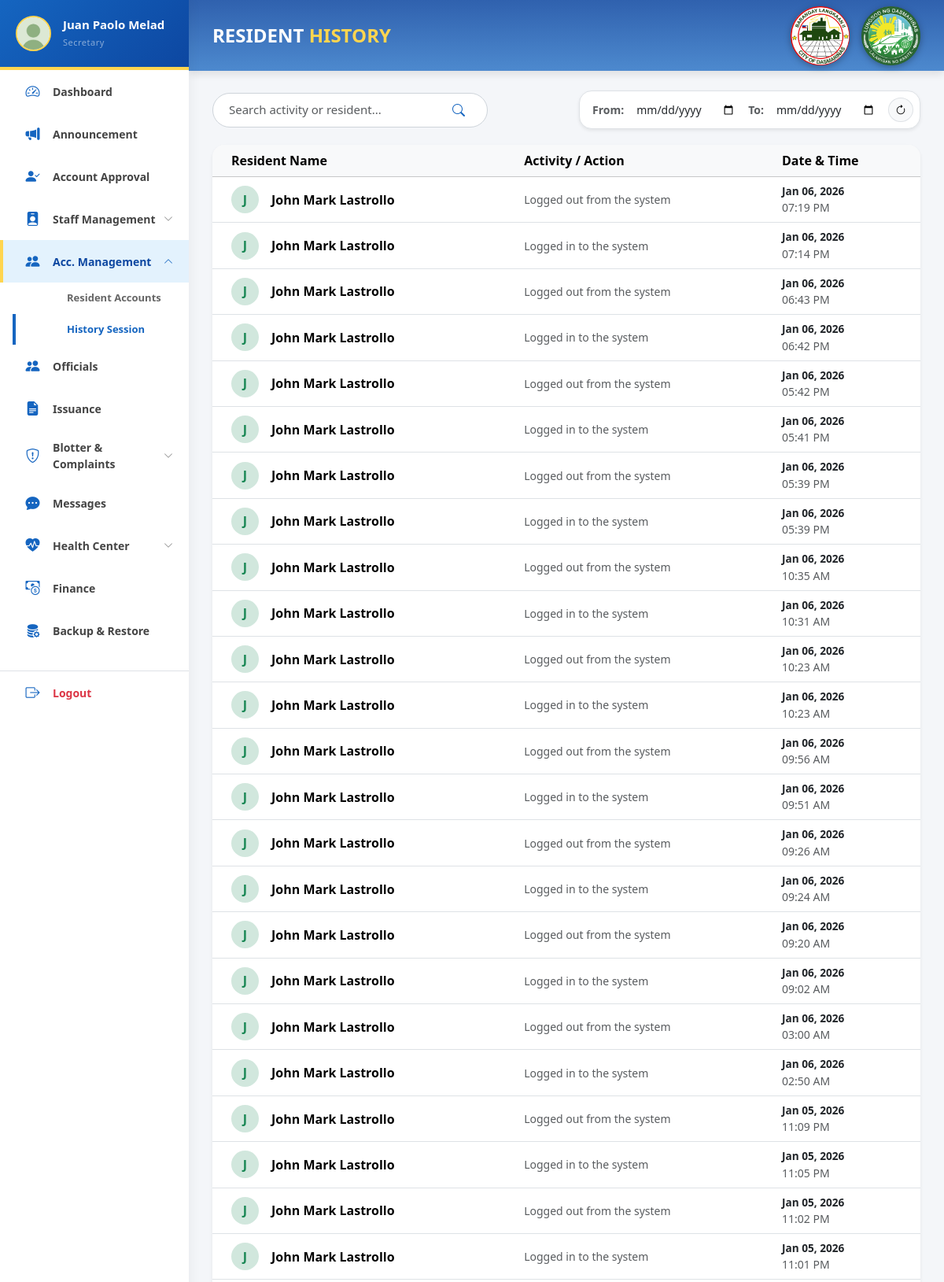
Screenshot of /pages/admin/resident_history.php (signed in, upper part) with the database file from the repository.
### tables this page shows
CREATE TABLE `users` (
  `user_id` int(11) NOT NULL,
  `email` varchar(150) NOT NULL,
  `position` varchar(100) DEFAULT NULL,
  `password` varchar(255) NOT NULL,
  `first_name` varchar(100) NOT NULL,
  `last_name` varchar(100) NOT NULL,
  `role` enum('Admin','Staff','Resident') NOT NULL DEFAULT 'Resident',
  `status` enum('Active','Inactive','Pending','Rejected') NOT NULL DEFAULT 'Pending',
  `created_at` timestamp NOT NULL DEFAULT current_timestamp()
);

CREATE TABLE `history_logs` (
  `log_id` int(11) NOT NULL,
  `user_id` int(11) DEFAULT NULL,
  `action` varchar(255) NOT NULL,
  `timestamp` datetime DEFAULT current_timestamp()
);

### pages/admin/resident_history.php (the view, shortened to what this page needs)
<?php
require_once '../../backend/db_connect.php';
try {
    $stmt = $conn->prepare("
        SELECT h.*, u.first_name, u.last_name, u.role
        FROM history_logs h
        JOIN users u ON h.user_id = u.user_id
        WHERE u.role = 'Resident'
        ORDER BY h.timestamp DESC
    ");
    $stmt->execute();
    $logs = $stmt->fetchAll(PDO::FETCH_ASSOC);
} catch (PDOException $e) {
    $logs = [];
}
?>
<!DOCTYPE html>
<html lang="en">
<head>
    <link href="../../css/bootstrap.min.css" rel="stylesheet">
    <link rel="stylesheet" href="https://cdn.jsdelivr.net/npm/bootstrap-icons@1.11.1/font/bootstrap-icons.css">
    <link rel="stylesheet" href="../../css/admin.css">
    <link rel="stylesheet" href="../../css/sidebar.css" />
</head>
<body>
    <?php include '../../includes/sidebar.php'; ?>
    <div id="main-content">
        <div class="header">
            <h1 class="header-title">RESIDENT <span class="green">HISTORY</span></h1>
            <div class="header-logos">
                <img src="../../assets/img/Langkaan 2 Logo-modified.png">
                <img src="../../assets/img/dasma logo-modified.png">
            </div>
        </div>
        <div class="content">
            <div class="d-flex justify-content-between align-items-center mb-4 flex-wrap gap-3">
                <div class="search-box">
                    <input type="text" id="residentLogSearch" placeholder="Search activity or resident..." class="form-control shadow-sm" style="border-radius: 20px; width: 300px;">
                    <button type="button"><i class="bi bi-search"></i></button>
                </div>
                <div class="d-flex align-items-center gap-2 bg-white p-2 rounded-4 shadow-sm border">
                    <span class="small fw-bold text-muted ps-2">From:</span>
                    <input type="date" id="startDate" class="form-control form-control-sm border-0">
                    <span class="small fw-bold text-muted">To:</span>
                    <input type="date" id="endDate" class="form-control form-control-sm border-0">
                    <button class="btn btn-light btn-sm rounded-circle border" id="resetFilters" title="Reset Filters">
                        <i class="bi bi-arrow-clockwise"></i>
                    </button>
                </div>
            </div>
            <div class="card shadow-sm border-0 rounded-4 overflow-hidden">
                <div class="card-body p-0">
                    <div class="table-responsive">
                        <table class="table table-hover align-middle mb-0">
                            <thead class="table-light">
                                <tr>
                                    <th class="ps-4">Resident Name</th>
                                    <th>Activity / Action</th>
                                    <th>Date & Time</th>
                                </tr>
                            </thead>
                            <tbody id="residentLogsTable">
                                <?php if(empty($logs)): ?>
                                    <tr class="no-logs"><td colspan="3" class="text-center py-4 text-muted">No activity logs found for residents.</td></tr>
                                <?php else: ?>
                                    <?php foreach ($logs as $log): ?>
                                    <tr class="log-row" data-date="<?= date("Y-m-d", strtotime($log['timestamp'])) ?>">
                                        <td class="ps-4 fw-bold">
                                            <div class="d-flex align-items-center">
                                                <div class="bg-success-subtle text-success rounded-circle d-flex align-items-center justify-content-center fw-bold me-3" style="width: 35px; height: 35px;">
                                                    <?= strtoupper(substr($log['first_name'], 0, 1)) ?>
                                                </div>
                                                <?= htmlspecialchars($log['first_name'] . ' ' . $log['last_name']) ?>
                                            </div>
                                        </td>
                                        <td class="text-muted small"><?= htmlspecialchars($log['action']) ?></td>
                                        <td>
                                            <div class="fw-bold text-dark" style="font-size: 0.85rem;">
                                                <?= date("M d, Y", strtotime($log['timestamp'])) ?>
                                            </div>
                                            <div class="small text-muted">
                                                <?= date("h:i A", strtotime($log['timestamp'])) ?>
                                            </div>
                                        </td>
                                    </tr>
                                    <?php endforeach; ?>
                                <?php endif; ?>
                            </tbody>
                        </table>
                    </div>
                </div>
            </div>
        </div>
    </div>
</body>
</html>

### includes/sidebar.php (shortened to what this page needs)
<?php
$current_page = basename($_SERVER['PHP_SELF']);
$staff_pages    = ['staff_list.php', 'staff_history.php', 'staff_add.php'];
$account_pages  = ['resident_list.php', 'resident_history.php', 'resident_archive.php'];
$issuance_pages = ['manage_issuances.php', 'admin_issuance.php', 'admin_print.php', 'admin_issuance_archive.php'];
$blotter_pages  = ['admin_rec_blotter.php', 'admin_rec_complaints.php', 'admin_rec_blotter_archive.php', 'admin_rec_complaints_archive.php'];
$health_pages   = ['health_dashboard.php', 'patient_records.php'];
$is_staff_active    = in_array($current_page, $staff_pages);
$is_account_active  = in_array($current_page, $account_pages);
$is_issuance_active = in_array($current_page, $issuance_pages);
$is_blotter_active  = in_array($current_page, $blotter_pages);
$is_health_active   = in_array($current_page, $health_pages);
if (isset($_SESSION['user_id'])) {
    if (!isset($admin_user)) {
        if (isset($conn)) {
            $uid = $_SESSION['user_id'];
            $stmtSide = $conn->prepare("SELECT first_name, last_name, position FROM users WHERE user_id = :uid");
            $stmtSide->execute([':uid' => $uid]);
            $resSide = $stmtSide->fetch(PDO::FETCH_ASSOC);
        } else {
            $resSide = null;
        }
    } else {
        $resSide = $admin_user;
    }
    $sideName = ($resSide) ? $resSide['first_name'] . " " . $resSide['last_name'] : "Admin";
    $sidePos  = ($resSide) ? $resSide['position'] : "Administrator";
    $sideImg  = "../../assets/img/profile.jpg";
} else {
    $sideName = "Admin User";
    $sidePos  = "System Admin";
    $sideImg  = "../../assets/img/profile.jpg";
}
?>
<nav id="sidebar">
    <div class="sidebar-header position-relative">
        <div class="admin-profile-img">
            <img src="<?= htmlspecialchars($sideImg) ?>" alt="Admin" style="object-fit: cover;">
        </div>
        <div class="profile-info">
            <h6 class="mb-0 fw-bold text-white"><?= htmlspecialchars($sideName) ?></h6>
            <span class="text-white-50 small"><?= htmlspecialchars($sidePos) ?></span>
        </div>
    </div>
    <div class="sidebar-sticky">
        <ul class="nav flex-column" id="accordionSidebar">
            <li class="nav-item">
                <a class="nav-link <?= $current_page == 'admin_dashboard.php' ? 'active' : '' ?>" href="admin_dashboard.php">
                    <i class="bi bi-speedometer2 me-2"></i> Dashboard
                </a>
            </li>
            <li class="nav-item">
                <a class="nav-link <?= $current_page == 'admin_announcement.php' ? 'active' : '' ?>" href="admin_announcement.php">
                    <i class="bi bi-megaphone-fill me-2"></i> Announcement
                </a>
            </li>
            <li class="nav-item">
                <a class="nav-link <?= $current_page == 'account_approval.php' ? 'active' : '' ?>" href="account_approval.php">
                    <i class="bi bi-person-check-fill me-2"></i> Account Approval
                </a>
            </li>
            <li class="nav-item">
                <a class="nav-link d-flex justify-content-between align-items-center <?= $is_staff_active ? 'active' : 'collapsed' ?>"
                   data-bs-toggle="collapse"
                   href="#staffSubmenu"
                   role="button"
                   aria-expanded="<?= $is_staff_active ? 'true' : 'false' ?>"
                   aria-controls="staffSubmenu">
                    <div><i class="bi bi-person-badge-fill me-2"></i> Staff Management</div>
                    <i class="bi bi-chevron-down small"></i>
                </a>
            </li>
            <li class="nav-item">
                <a class="nav-link d-flex justify-content-between align-items-center <?= $is_account_active ? 'active' : 'collapsed' ?>"
                   data-bs-toggle="collapse"
                   href="#accountSubmenu"
                   role="button"
                   aria-expanded="<?= $is_account_active ? 'true' : 'false' ?>"
                   aria-controls="accountSubmenu">
                    <div><i class="bi bi-people-fill me-2"></i> Acc. Management</div>
                    <i class="bi bi-chevron-down small"></i>
                </a>
                <div class="collapse <?= $is_account_active ? 'show' : '' ?>" id="accountSubmenu" data-bs-parent="#accordionSidebar">
                    <ul class="nav flex-column ms-3 submenu">
                        <li><a class="nav-link small <?= $current_page == 'resident_list.php' ? 'active' : '' ?>" href="resident_list.php">Resident Accounts</a></li>
                        <li><a class="nav-link small <?= $current_page == 'resident_history.php' ? 'active' : '' ?>" href="resident_history.php">History Session</a></li>
                    </ul>
                </div>
            </li>
            <li class="nav-item">
                <a class="nav-link <?= $current_page == 'admin_officials.php' ? 'active' : '' ?>" href="admin_officials.php">
                    <i class="bi bi-people-fill me-2"></i> Officials
                </a>
            </li>
            <li class="nav-item">
                <a class="nav-link <?= $is_issuance_active ? 'active' : '' ?>" href="manage_issuances.php">
                    <i class="bi bi-file-earmark-text-fill me-2"></i> Issuance
                </a>
            </li>
            <li class="nav-item">
                <a class="nav-link d-flex justify-content-between align-items-center <?= $is_blotter_active ? 'active' : 'collapsed' ?>"
                   data-bs-toggle="collapse"
                   href="#blotterSubmenu"
                   role="button"
                   aria-expanded="<?= $is_blotter_active ? 'true' : 'false' ?>"
                   aria-controls="blotterSubmenu">
                    <div><i class="bi bi-shield-exclamation me-2"></i> Blotter & Complaints</div>
                    <i class="bi bi-chevron-down small"></i>
                </a>
            </li>
            <li class="nav-item">
                <a class="nav-link <?= $current_page == 'admin_messages.php' ? 'active' : '' ?>" href="admin_messages.php">
                    <i class="bi bi-chat-dots-fill me-2"></i> Messages
                </a>
            </li>
            <li class="nav-item">
                <a class="nav-link d-flex justify-content-between align-items-center <?= $is_health_active ? 'active' : 'collapsed' ?>"
                   data-bs-toggle="collapse"
                   href="#healthSubmenu"
                   role="button"
                   aria-expanded="<?= $is_health_active ? 'true' : 'false' ?>"
                   aria-controls="healthSubmenu">
                    <div><i class="bi bi-heart-pulse-fill me-2"></i> Health Center</div>
                    <i class="bi bi-chevron-down small"></i>
                </a>
            </li>
            <li class="nav-item">
                <a class="nav-link <?= $current_page == 'finance_management.php' ? 'active' : '' ?>" href="finance_management.php">
                    <i class="bi bi-cash-coin me-2"></i> Finance
                </a>
            </li>
            <li class="nav-item">
                <a class="nav-link <?= $current_page == 'admin_backup.php' ? 'active' : '' ?>" href="admin_backup.php">
                    <i class="bi bi-database-fill-gear me-2"></i> Backup & Restore
                </a>
            </li>
            <li class="nav-item mt-4 border-top">
                <a class="nav-link text-danger fw-bold" href="#" data-bs-toggle="modal" data-bs-target="#logoutModal">
                    <i class="bi bi-box-arrow-right me-2"></i> Logout
                </a>
            </li>
        </ul>
    </div>
</nav>

### rows the page displays
users: sideName "Juan Paolo Melad", position "Secretary"
history_logs: user.first_name "J", user.last_name "John Mark Lastrollo", action "Logged out from the system", timestamp "Jan 06, 2026", timestamp "07:19 PM"
history_logs: user.first_name "J", user.last_name "John Mark Lastrollo", action "Logged in to the system", timestamp "Jan 06, 2026", timestamp "07:14 PM"
history_logs: user.first_name "J", user.last_name "John Mark Lastrollo", action "Logged out from the system", timestamp "Jan 06, 2026", timestamp "06:43 PM"
history_logs: user.first_name "J", user.last_name "John Mark Lastrollo", action "Logged in to the system", timestamp "Jan 06, 2026", timestamp "06:42 PM"
history_logs: user.first_name "J", user.last_name "John Mark Lastrollo", action "Logged out from the system", timestamp "Jan 06, 2026", timestamp "05:42 PM"
history_logs: user.first_name "J", user.last_name "John Mark Lastrollo", action "Logged in to the system", timestamp "Jan 06, 2026", timestamp "05:41 PM"
history_logs: user.first_name "J", user.last_name "John Mark Lastrollo", action "Logged out from the system", timestamp "Jan 06, 2026", timestamp "05:39 PM"
history_logs: user.first_name "J", user.last_name "John Mark Lastrollo", action "Logged in to the system", timestamp "Jan 06, 2026", timestamp "05:39 PM"
history_logs: user.first_name "J", user.last_name "John Mark Lastrollo", action "Logged out from the system", timestamp "Jan 06, 2026", timestamp "10:35 AM"
history_logs: user.first_name "J", user.last_name "John Mark Lastrollo", action "Logged in to the system", timestamp "Jan 06, 2026", timestamp "10:31 AM"
history_logs: user.first_name "J", user.last_name "John Mark Lastrollo", action "Logged out from the system", timestamp "Jan 06, 2026", timestamp "10:23 AM"
history_logs: user.first_name "J", user.last_name "John Mark Lastrollo", action "Logged in to the system", timestamp "Jan 06, 2026", timestamp "10:23 AM"
history_logs: user.first_name "J", user.last_name "John Mark Lastrollo", action "Logged out from the system", timestamp "Jan 06, 2026", timestamp "09:56 AM"
history_logs: user.first_name "J", user.last_name "John Mark Lastrollo", action "Logged in to the system", timestamp "Jan 06, 2026", timestamp "09:51 AM"
history_logs: user.first_name "J", user.last_name "John Mark Lastrollo", action "Logged out from the system", timestamp "Jan 06, 2026", timestamp "09:26 AM"
history_logs: user.first_name "J", user.last_name "John Mark Lastrollo", action "Logged in to the system", timestamp "Jan 06, 2026", timestamp "09:24 AM"
history_logs: user.first_name "J", user.last_name "John Mark Lastrollo", action "Logged out from the system", timestamp "Jan 06, 2026", timestamp "09:20 AM"
history_logs: user.first_name "J", user.last_name "John Mark Lastrollo", action "Logged in to the system", timestamp "Jan 06, 2026", timestamp "09:02 AM"
history_logs: user.first_name "J", user.last_name "John Mark Lastrollo", action "Logged out from the system", timestamp "Jan 06, 2026", timestamp "03:00 AM"
history_logs: user.first_name "J", user.last_name "John Mark Lastrollo", action "Logged in to the system", timestamp "Jan 06, 2026", timestamp "02:50 AM"
history_logs: user.first_name "J", user.last_name "John Mark Lastrollo", action "Logged out from the system", timestamp "Jan 05, 2026", timestamp "11:09 PM"
history_logs: user.first_name "J", user.last_name "John Mark Lastrollo", action "Logged in to the system", timestamp "Jan 05, 2026", timestamp "11:05 PM"
history_logs: user.first_name "J", user.last_name "John Mark Lastrollo", action "Logged out from the system", timestamp "Jan 05, 2026", timestamp "11:02 PM"
history_logs: user.first_name "J", user.last_name "John Mark Lastrollo", action "Logged in to the system", timestamp "Jan 05, 2026", timestamp "11:01 PM"
